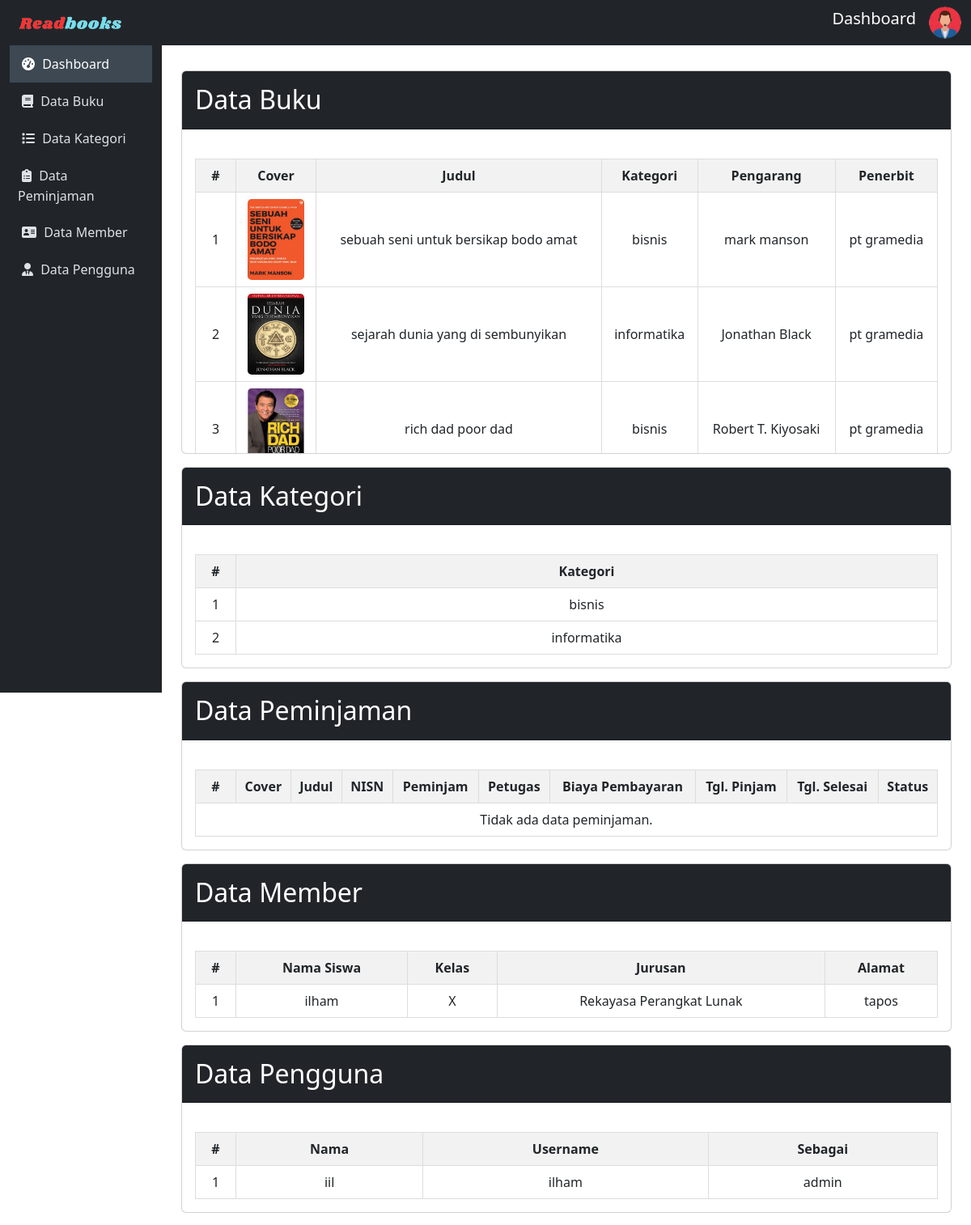
The app's page /admin/index.php with its own data.
### tables this page shows
CREATE TABLE `buku` (
  `cover` varchar(250) NOT NULL,
  `id_buku` varchar(10) NOT NULL,
  `judul` varchar(50) NOT NULL,
  `kategori` varchar(50) NOT NULL,
  `pengarang` varchar(50) NOT NULL,
  `penerbit` varchar(50) NOT NULL,
  `thn_terbit` date NOT NULL,
  `jml_halaman` int(11) NOT NULL,
  `deskripsi` varchar(250) NOT NULL,
  `isi_buku` varchar(250) NOT NULL
);

CREATE TABLE `kategori_buku` (
  `kategori` varchar(50) NOT NULL
);

CREATE TABLE `member` (
  `nisn` varchar(10) NOT NULL,
  `nama` varchar(50) NOT NULL,
  `password` varchar(50) NOT NULL,
  `kelas` varchar(50) NOT NULL,
  `jurusan` varchar(50) NOT NULL,
  `alamat` varchar(50) NOT NULL
);

CREATE TABLE `user` (
  `id` int(10) NOT NULL,
  `nama` varchar(50) NOT NULL,
  `username` varchar(50) NOT NULL,
  `password` varchar(50) NOT NULL,
  `no_telp` varchar(50) NOT NULL,
  `sebagai` varchar(50) NOT NULL
);

### config/config.php (called while the page is built, shortened)
<?php
$host = "127.0.0.1";
$username = "root";
$password = "";
$database_name = "ukk_ilham";
$connection = mysqli_connect($host, $username, $password, $database_name);
function queryReadData($dataKategori)
{
  global $connection;
  $result = mysqli_query($connection, $dataKategori);
  $items = [];
  while ($item = mysqli_fetch_assoc($result)) {
    $items[] = $item;
  }
  return $items;
}
?>

### admin/index.php (the view, shortened to what this page needs)
<?php
include "../config/config.php";
$databuku = queryReadData("SELECT * FROM buku order by id_buku DESC");
$datakategori = queryReadData("SELECT * FROM kategori_buku order by kategori ASC");
$datasiswa = queryReadData("SELECT * FROM member order by nama, jurusan, kelas ASC");
$datapengguna = queryReadData("SELECT * FROM user order by sebagai, nama ASC");
$peminjaman = queryReadData("SELECT peminjaman.id, peminjaman.id_buku, buku.cover, buku.judul, peminjaman.nisn, member.nama, user.username, peminjaman.tgl_pinjam, peminjaman.tgl_kembali, peminjaman.status, peminjaman.harga
FROM peminjaman
INNER JOIN buku ON peminjaman.id_buku = buku.id_buku
INNER JOIN member ON peminjaman.nisn = member.nisn
INNER JOIN user ON peminjaman.id_user = user.id
order by peminjaman.status ASC");
?>
<!DOCTYPE html>
<html lang="en">
<head>
    <link href="https://cdn.jsdelivr.net/npm/bootstrap@5.3.2/dist/css/bootstrap.min.css" rel="stylesheet">
</head>
<body>
    <nav class="navbar navbar-expand-lg navbar-dark sticky-top">
        <div class="container-fluid">
            <a class="navbar-brand" href="index.php"><img src="../assets/readbook.png" width="150px"></a>
            <div class="collapse navbar-collapse" id="mynavbar">
                <ul class="navbar-nav ms-auto">
                    <li class="nav-item text-center">
                        <span class="navbar-brand">Dashboard</span>
                    </li>
                    <li class="nav-item">
                        <i id="profile-icon" class="bi bi-person-circle text-light" data-bs-toggle="dropdown">
                            <img src="../assets/adminLogo.png" alt="Avatar Logo" style="width:40px;" class="rounded-pill"></i>
                    </li>
                </ul>
            </div>
        </div>
    </nav>
    <div class="container-fluid">
        <div class="row">
            <nav id="sidebar" class="col-md-3 col-lg-2 d-md-block position-fixed vh-100">
                <div class="position-sticky">
                    <ul class="nav flex-column">
                        <li class="nav-item">
                            <a class="nav-link active" href="index.php">
                               <i class="fa fa-dashboard" style="margin: 5px;"></i>
                                Dashboard
                            </a>
                        </li>
                        <li class="nav-item">
                            <a class="nav-link" href="buku/data-buku.php">
                            <i class="fa fa-book" style="margin: 5px;"></i>
                                Data Buku
                            </a>
                        </li>
                        <li class="nav-item">
                            <a class="nav-link" href="kategori/data-kategori.php">
                            <i class="fa fa-list" style="margin: 5px;"></i>
                                Data Kategori
                            </a>
                        </li>
                        <li class="nav-item">
                            <a class="nav-link" href="peminjaman/data-peminjaman.php">
                            <i class="fas fa-clipboard-list" style="margin: 5px;"></i>
                                Data Peminjaman
                            </a>
                        </li>
                        <li class="nav-item">
                            <a class="nav-link" href="member/data-member.php">
                            <i class="fa fa-address-card" style="margin: 5px;"></i>
                                Data Member
                            </a>
                        </li>
                        <li class="nav-item">
                            <a class="nav-link" href="akun/pengguna.php">
                            <i class="fas fa-user-tie" style="margin: 5px;"></i>
                                Data Pengguna
                            </a>
                        </li>
                    </ul>
                </div>
            </nav>
            <main id="content" class="col-md-9 ms-sm-auto col-lg-10 px-md-4">
                        <div class="card mt-3">
                            <div class="card-header bg-dark text-white">
                                <h2 class="mt-2">Data Buku</h2>
                            </div>
                            <div class="card-body scrollable-card">
                                <table>
                                    <thead>
                                        <tr class="text-center">
                                            <th style="width:50px;">#</th>
                                            <th>Cover</th>
                                            <th>Judul</th>
                                            <th>Kategori</th>
                                            <th>Pengarang</th>
                                            <th>Penerbit</th>
                                        </tr>
                                    </thead>
                                    <tbody>
                                        <?php
                                        $no = 1;
                                        foreach ($databuku as $item) : ?>
                                            <tr>
                                                <td style="width:50px;"><?= $no++; ?></td>
                                                <td><img src="../assets/imgDB/<?= $item['cover']; ?>" alt="" width="70px" height="100px" style="border-radius: 5px;"></td>
                                                <td><?= $item["judul"]; ?></td>
                                                <td><?= $item["kategori"]; ?></td>
                                                <td><?= $item["pengarang"]; ?></td>
                                                <td><?= $item["penerbit"]; ?></td>
                                            </tr>
                                        <?php endforeach; ?>
                                    </tbody>
                                </table>
                            </div>
                        </div>
                        <div class="card mt-3">
                            <div class="card-header bg-dark text-white">
                                <h2 class="mt-2">Data Kategori</h2>
                            </div>
                            <div class="card-body scrollable-card">
                                <table>
                                    <thead>
                                        <tr>
                                            <th style="width:50px;">#</th>
                                            <th>Kategori</th>
                                        </tr>
                                    </thead>
                                    <tbody>
                                        <?php
                                        $no = 1;
                                        foreach ($datakategori as $item) :
                                        ?>
                                            <tr>
                                                <td style="width:50px;"><?= $no++; ?></td>
                                                <td><?= $item["kategori"]; ?></td>
                                            </tr>
                                        <?php endforeach; ?>
                                    </tbody>
                                </table>
                            </div>
                        </div>
                        <div class="card mt-3">
                            <div class="card-header bg-dark text-white">
                                <h2 class="mt-2">Data Peminjaman</h2>
                            </div>
                            <div class="card-body scrollable-card">
                                <table>
                                    <thead>
                                        <tr>
                                            <th style="width:50px;">#</th>
                                            <th>Cover</th>
                                            <th>Judul</th>
                                            <th>NISN</th>
                                            <th>Peminjam</th>
                                            <th>Petugas</th>
                                            <th>Biaya Pembayaran</th>
                                            <th>Tgl. Pinjam</th>
                                            <th>Tgl. Selesai</th>
                                            <th>Status</th>
                                        </tr>
                                    </thead>
                                    <tbody>
                                        <?php
                                        $no = 1;
                                        if (isset($peminjaman) && is_array($peminjaman) && count($peminjaman) > 0) {
                                            foreach ($peminjaman as $item) :
                                        ?>
                                                <tr>
                                                    <td style="width:50px;"><?= $no++; ?></td>
                                                    <td><img src="../assets/imgDB/<?= $item['cover']; ?>" alt="" width="70px" height="100px" style="border-radius: 5px;"></td>
                                                    <td><?= $item['judul']; ?></td>
                                                    <td><?= $item['nisn']; ?></td>
                                                    <td><?= $item['nama']; ?></td>
                                                    <td><?= $item['username']; ?></td>
                                                    <td><?= $item['harga']; ?></td>
                                                    <td><?= $item['tgl_pinjam']; ?></td>
                                                    <td><?= $item['tgl_kembali']; ?></td>
                                                    <td><?php
                                                        $statusClass = '';
                                                        if ($item['status'] == 0) {
                                                            $statusText = 'Menunggu Persetujuan';
                                                            $statusClass = 'text-warning';
                                                        } elseif ($item['status'] == 1) {
                                                            $statusText = 'Telah Disetujui';
                                                            $statusClass = 'text-primary';
                                                        } elseif ($item['status'] == 2) {
                                                            $statusText = 'Tidak Disetujui';
                                                            $statusClass = 'text-danger';
                                                        } else {
                                                            $statusText = 'Telah Dinonaktifkan';
                                                            $statusClass = 'text-secondary';
                                                        }
                                                        ?>
                                                        <span class="<?php echo $statusClass; ?>"><?php echo $statusText; ?></span>
                                                    </td>
                                                </tr>
                                        <?php endforeach;
                                        } else {
                                            echo '<tr><td colspan="10">Tidak ada data peminjaman.</td></tr>';
                                        } ?>
                                    </tbody>
                                </table>
                            </div>
                        </div>
                        <div class="card mt-3">
                            <div class="card-header bg-dark text-white">
                                <h2 class="mt-2">Data Member</h2>
                            </div>
                            <div class="card-body scrollable-card">
                                <table>
                                    <thead>
                                        <tr>
                                            <th style="width:50px;">#</th>
                                            <th>Nama Siswa</th>
                                            <th>Kelas</th>
                                            <th>Jurusan</th>
                                            <th>Alamat</th>
                                        </tr>
                                    </thead>
                                    <tbody>
                                        <?php
                                        $no = 1;
                                        foreach ($datasiswa as $item) :
                                        ?>
                                            <tr>
                                                <td style="width:50px;"><?= $no++; ?></td>
                                                <td><?= $item["nama"]; ?></td>
                                                <td><?= $item["kelas"]; ?></td>
                                                <td><?= $item["jurusan"]; ?></td>
                                                <td><?= $item["alamat"]; ?></td>
                                            </tr>
                                        <?php endforeach; ?>
                                    </tbody>
                                </table>
                            </div>
                        </div>
                <div class="card mt-3">
                    <div class="card-header bg-dark text-white">
                        <h2 class="mt-2">Data Pengguna</h2>
                    </div>
                    <div class="card-body scrollable-card">
                        <table>
                            <thead>
                                <tr>
                                    <th style="width:50px;">#</th>
                                    <th>Nama</th>
                                    <th>Username</th>
                                    <th>Sebagai</th>
                                </tr>
                            </thead>
                            <tbody>
                                <?php
                                $no = 1;
                                foreach ($datapengguna as $item) :
                                ?>
                                    <tr>
                                        <td style="width:50px;"><?= $no++; ?></td>
                                        <td><?= $item['nama']; ?></td>
                                        <td><?= $item['username']; ?></td>
                                        <td><?= $item['sebagai']; ?></td>
                                    </tr>
                                <?php endforeach; ?>
                            </tbody>
                        </table>
                    </div>
                </div>
            </main>
        </div>
    </div>
</body>
</html>

### records on screen
buku: cover (picture), judul "sebuah seni untuk bersikap bodo amat", kategori "bisnis", pengarang "mark manson", penerbit "pt gramedia"
buku: cover (picture), judul "sejarah dunia yang di sembunyikan", kategori "informatika", pengarang "Jonathan Black", penerbit "pt gramedia"
buku: cover (picture), judul "rich dad poor dad", kategori "bisnis", pengarang "Robert T. Kiyosaki", penerbit "pt gramedia"
kategori_buku: kategori "bisnis"
kategori_buku: kategori "informatika"
member: nama "ilham", kelas "X", jurusan "Rekayasa Perangkat Lunak", alamat "tapos"
user: nama "iil", username "ilham", sebagai "admin"
